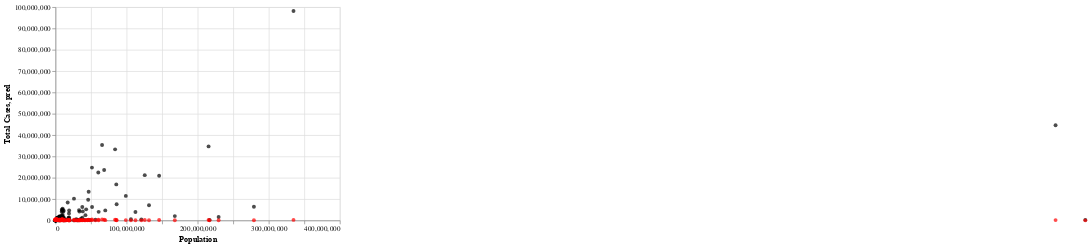

The code cell stored with this chart in its notebook:
### Code cell
c1 = alt.Chart(df).mark_circle(color="black").encode(
    x = alt.X("Population", scale=alt.Scale(domain=[0,400000000])),
    y = "Total Cases",
    tooltip = "Country"
)

c2  = alt.Chart(df).mark_circle(color="red").encode(
    x = alt.X("Population", scale=alt.Scale(domain=[0,400000000])),
    y = "pred"
)

c1+c2

### Figure 1 — Vega-Lite specification as saved in the notebook (floating-point values rounded to 4 significant figures; data arrays with more than 128 entries replaced by an {"elided": "..."} marker saying what was removed)
{"config": {"view": {"continuousWidth": 400, "continuousHeight": 300}}, "layer": [{"mark": {"type": "circle", "color": "black"}, "encoding": {"tooltip": {"field": "Country", "type": "nominal"}, "x": {"field": "Population", "scale": {"domain": [0, 400000000]}, "type": "quantitative"}, "y": {"field": "Total Cases", "type": "quantitative"}}}, {"mark": {"type": "circle", "color": "red"}, "encoding": {"x": {"field": "Population", "scale": {"domain": [0, 400000000]}, "type": "quantitative"}, "y": {"field": "pred", "type": "quantitative"}}}], "data": {"name": "data-32e5d84c19b11c235f573632a6fe3437"}, "$schema": "https://vega.github.io/schema/vega-lite/v4.17.0.json", "datasets": {"data-32e5d84c19b11c235f573632a6fe3437": {"elided": "137 records"}}}
